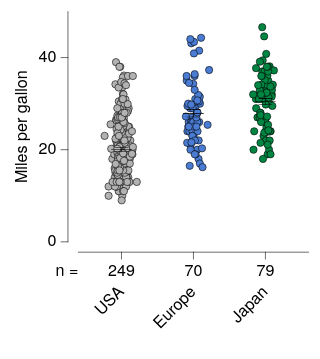

This figure's Vega-Lite source:
### Vega-Lite specification from a JSON file in a GitHub repository (floating-point values rounded to 4 significant figures; data arrays with more than 128 entries replaced by an {"elided": "..."} marker saying what was removed)
{"background": null, "config": {"arc": {"fill": "#DBDBDB", "fillOpacity": 1.0, "innerRadius": 25.0, "padAngle": 0.03, "stroke": "black", "strokeOpacity": 1, "strokeWidth": 0.25}, "area": {"fill": "#DBDBDB", "fillOpacity": 1.0, "stroke": "black", "strokeOpacity": 1, "strokeWidth": 0.25}, "axis": {"domain": true, "domainCap": "round", "domainColor": "black", "domainWidth": 0.25, "grid": false, "gridCap": "round", "gridColor": "#F1F1F1", "gridDash": [0, 0], "gridOpacity": 1.0, "gridWidth": 0.25, "labelColor": "black", "labelFont": "Helvetica Neue, HelveticaNeue, Helvetica, Arial, sans-serif", "labelFontSize": 7, "labelFontStyle": "normal", "labelFontWeight": 400, "offset": 4.5, "ticks": true, "tickCap": "round", "tickColor": "black", "tickRound": false, "tickSize": 3, "tickWidth": 0.25, "titleColor": "black", "titleFont": "Helvetica Neue, HelveticaNeue, Helvetica, Arial, sans-serif", "titleFontSize": 7, "titleFontStyle": "normal", "titleFontWeight": 400}, "axisX": {"domain": true, "labelAlign": "center", "labelAngle": 0, "labels": true, "ticks": true, "translate": 0}, "axisY": {"domain": true, "labelAlign": "right", "labelAngle": 0, "labels": true, "ticks": true, "translate": 0}, "axisRight": {"domain": true, "labelAlign": "left", "labelAngle": 0, "labels": true, "ticks": true, "translate": 0}, "axisTop": {"domain": true, "labelAlign": "center", "labelAngle": 0, "labels": true, "ticks": true, "translate": 0}, "axisBand": {"tickOffset": 0}, "bar": {"fill": "#DBDBDB", "fillOpacity": 1.0, "stroke": "black", "strokeOpacity": 1, "strokeWidth": 0.25}, "boxplot": {"size": 9.0, "ticks": {"cornerRadius": 0.25, "fill": "black", "opacity": 1, "size": 4.5, "thickness": 0.25}, "box": {"fillOpacity": 1.0, "stroke": "black", "strokeOpacity": 1, "strokeWidth": 0.25}, "median": {"cornerRadius": 0, "fill": "black", "fillOpacity": 1.0, "opacity": 1, "size": 9.0, "thickness": 0.25}, "rule": {"fill": "black", "fillOpacity": 1.0, "size": 10.0, "stroke": "black", "strokeDash": [0, 0], "strokeOpacity": 1, "strokeWidth": 0.25}, "outliers": {"color": "black", "fill": "black", "fillOpacity": 1.0, "size": 0, "stroke": "black", "strokeOpacity": 1, "strokeWidth": 0.25}}, "circle": {"fill": "black", "fillOpacity": 1.0, "size": 1.25, "stroke": null, "strokeOpacity": 1, "strokeWidth": 0.25}, "errorband": {"band": {"fillOpacity": 0.6, "stroke": null, "strokeWidth": 0.25, "strokeOpacity": 1}, "borders": {"opacity": 0, "strokeOpacity": 0.25, "strokeWidth": 1}}, "errorbar": {"opacity": 1, "rule": {"strokeDash": [0, 0], "strokeWidth": 0.25}, "ticks": {"color": "black", "cornerRadius": 0.125, "opacity": 1, "size": 6.0, "thickness": 0.25}, "thickness": 0.25}, "font": "Helvetica Neue, HelveticaNeue, Helvetica, Arial, sans-serif", "geoshape": {"fill": "#DBDBDB", "fillOpacity": 1.0, "stroke": "black", "strokeOpacity": 1, "strokeWidth": 0.25}, "header": {"labelColor": "black", "labelFont": "Helvetica Neue, HelveticaNeue, Helvetica, Arial, sans-serif", "labelFontSize": 7, "labelFontStyle": "normal", "labelFontWeight": 400, "titleColor": "black", "titleFont": "Helvetica Neue, HelveticaNeue, Helvetica, Arial, sans-serif", "titleFontSize": 7, "titleFontStyle": "normal", "titleFontWeight": 400, "titlePadding": 0}, "legend": {"disable": false, "offset": 4.5, "titlePadding": 4, "labelOffset": 2, "gradientLabelOffset": 2, "gradientLength": 50.0, "gradientThickness": 5.0, "gradientOpacity": 1.0, "gradientStrokeColor": "black", "gradientStrokeWidth": 0.25, "labelColor": "black", "labelFont": "Helvetica Neue, HelveticaNeue, Helvetica, Arial, sans-serif", "labelFontSize": 7, "labelFontStyle": "normal", "labelFontWeight": 400, "strokeColor": "black", "strokeWidth": 0, "symbolSize": 42, "symbolStrokeColor": "black", "symbolStrokeWidth": 0.25, "titleColor": "black", "titleFont": "Helvetica Neue, HelveticaNeue, Helvetica, Arial, sans-serif", "titleFontSize": 7, "titleFontStyle": "normal", "titleFontWeight": 400}, "line": {"color": "black", "stroke": "black", "strokeCap": "butt", "strokeDash": [0, 0], "strokeOpacity": 1, "strokeWidth": 0.5}, "point": {"filled": true, "fill": "#DBDBDB", "fillOpacity": 1.0, "size": 5.0, "stroke": "black", "strokeOpacity": 1, "strokeWidth": 0.25}, "range": {"category": ["#B2B2B2", "#4A7CD3", "#008542", "#664CAF", "#509F98", "#636363", "#284F93", "#005226", "#382864", "#285753"], "diverging": {"scheme": ["#443E60", "#5F597E", "#7C759B", "#9994B6", "#B7B4CC", "#D6D5DC", "#F6F6F6", "#D1DAD9", "#A4C2BF", "#7AA9A4", "#578E89", "#37736E", "#1B5954"]}, "heatmap": {"scheme": ["#440154", "#472270", "#433E82", "#38598C", "#2C728E", "#238A8D", "#24A086", "#39B578", "#5DC862", "#96D646", "#CAE02D", "#FDE724"]}, "ordinal": {"scheme": ["#F1F1F1", "#DBDBDB", "#C6C6C6", "#B2B2B2", "#9D9D9D", "#898989", "#767676", "#636363", "#515151", "#404040", "#2F2F2F", "#1F1F1F"]}, "ramp": {"scheme": ["#440154", "#472270", "#433E82", "#38598C", "#2C728E", "#238A8D", "#24A086", "#39B578", "#5DC862", "#96D646", "#CAE02D", "#FDE724"]}}, "rule": {"color": "black", "stroke": "black", "strokeCap": "round", "strokeDash": [2, 2], "strokeOpacity": 1, "strokeWidth": 0.25}, "scale": {"barBandPaddingInner": 0.1, "rectBandPaddingInner": 0, "tickBandPaddingInner": 0.1, "bandPaddingOuter": 0.1, "bandWithNestedOffsetPaddingInner": 0.2, "bandWithNestedOffsetPaddingOuter": 0.2, "offsetBandPaddingInner": 0, "offsetBandPaddingOuter": 0, "round": false}, "rect": {"fill": "#DBDBDB", "fillOpacity": 1.0, "stroke": "black", "strokeOpacity": 1, "strokeWidth": 0.25}, "square": {"fill": "#DBDBDB", "fillOpacity": 1.0, "size": 10.0, "stroke": "black", "strokeOpacity": 1, "strokeWidth": 0.25}, "text": {"color": "black", "font": "Helvetica Neue, HelveticaNeue, Helvetica, Arial, sans-serif", "fontSize": 7, "fontStyle": "normal", "fontWeight": 400}, "tick": {"color": "black", "cornerRadius": 0.125, "opacity": 1.0, "size": 9.0, "thickness": 0.25}, "title": {"anchor": "middle", "frame": "group", "color": "black", "font": "Helvetica Neue, HelveticaNeue, Helvetica, Arial, sans-serif", "fontSize": 7, "fontStyle": "normal", "fontWeight": 400, "subtitleColor": "black", "subtitleFont": "Helvetica Neue, HelveticaNeue, Helvetica, Arial, sans-serif", "subtitleFontSize": "Helvetica Neue, HelveticaNeue, Helvetica, Arial, sans-serif", "subtitleFontStyle": "normal", "subtitleFontWeight": 400}, "trail": {"color": "black", "opacity": 1, "size": 0.5}, "view": {"continuousWidth": 100, "continuousHeight": 100, "discreteWidth": 100, "discreteHeight": 100, "fill": null, "stroke": null, "strokeWidth": 0.25}}, "vconcat": [{"layer": [{"data": {"name": "data-5a85ede2053d4aec77293cfb476ae07b"}, "mark": {"type": "circle", "opacity": 1.0, "size": 10.0, "stroke": "black", "strokeOpacity": 1, "strokeWidth": 0.25}, "encoding": {"color": {"field": "Origin", "legend": null, "scale": {"domain": ["USA", "Europe", "Japan"]}, "sort": ["USA", "Europe", "Japan"], "title": null, "type": "nominal"}, "x": {"axis": {"labels": false, "title": null}, "field": "Origin", "scale": {"domain": ["USA", "Europe", "Japan"]}, "sort": ["USA", "Europe", "Japan"], "title": "Origin", "type": "nominal"}, "xOffset": {"field": "jitter_x", "scale": {"domain": [-7.33, 7.33], "range": [5.17, 19.83]}, "type": "quantitative"}, "y": {"field": "Miles_per_Gallon", "title": "Miles per gallon", "type": "quantitative"}}}, {"data": {"name": "data-64e7897fd8423deef5c97d660b6d3367"}, "mark": {"type": "errorbar"}, "encoding": {"x": {"axis": {"labels": false, "title": null}, "field": "Origin", "scale": {"domain": ["USA", "Europe", "Japan"]}, "sort": ["USA", "Europe", "Japan"], "title": "Origin", "type": "nominal"}, "y": {"field": "__mean", "title": "Miles per gallon", "type": "quantitative"}, "yError": {"field": "__error"}}}, {"data": {"name": "data-64e7897fd8423deef5c97d660b6d3367"}, "mark": {"type": "tick"}, "encoding": {"x": {"axis": {"labels": false, "title": null}, "field": "Origin", "scale": {"domain": ["USA", "Europe", "Japan"]}, "sort": ["USA", "Europe", "Japan"], "title": "Origin", "type": "nominal"}, "y": {"field": "__mean", "title": "Miles per gallon", "type": "quantitative"}}}]}, {"layer": [{"data": {"name": "data-0e7b249a640faf8a966f8d4619c70501"}, "mark": {"type": "text", "align": "right", "baseline": "middle", "fontSize": 7}, "encoding": {"text": {"field": "__label", "type": "nominal"}, "x": {"value": 0}, "y": {"axis": null, "field": "__y", "scale": {"domain": [0, 10.0], "nice": false, "range": [0, 10.0], "zero": false}, "type": "quantitative"}}}, {"data": {"name": "data-75df9c2aaa11273f6e7a94af54e1a647"}, "mark": {"type": "text", "align": "center", "baseline": "middle", "fontSize": 7}, "encoding": {"angle": {"field": "__angle", "scale": null, "type": "quantitative"}, "text": {"field": "__value", "type": "nominal"}, "x": {"axis": {"domain": false, "grid": false, "labels": false, "ticks": false, "title": null}, "field": "__category", "scale": {"domain": ["USA", "Europe", "Japan"]}, "sort": ["USA", "Europe", "Japan"], "type": "nominal"}, "y": {"axis": null, "field": "__y", "scale": {"domain": [0, 10.0], "nice": false, "range": [0, 10.0], "zero": false}, "type": "quantitative"}}}, {"data": {"name": "data-bc9f3d6464c20a9e6af43ca6b3673666"}, "mark": {"type": "text", "align": "right", "angle": 315, "baseline": "middle", "fontSize": 7}, "encoding": {"text": {"field": "__display", "type": "nominal"}, "x": {"axis": {"domain": false, "grid": false, "labels": false, "ticks": false, "title": null}, "field": "__category", "scale": {"domain": ["USA", "Europe", "Japan"]}, "sort": ["USA", "Europe", "Japan"], "type": "nominal"}, "y": {"value": 12.71}}}], "height": 33.0, "view": {"fill": null, "stroke": null}, "width": 100}], "resolve": {"scale": {"x": "shared"}}, "spacing": 0, "$schema": "https://vega.github.io/schema/vega-lite/v6.4.1.json", "datasets": {"data-5a85ede2053d4aec77293cfb476ae07b": {"elided": "398 records"}, "data-64e7897fd8423deef5c97d660b6d3367": [{"Origin": "USA", "__mean": 20.08, "__error": 0.4058, "__dysonsphere__": 1}, {"Origin": "Japan", "__mean": 30.45, "__error": 0.6852, "__dysonsphere__": 1}, {"Origin": "Europe", "__mean": 27.89, "__error": 0.8037, "__dysonsphere__": 1}], "data-0e7b249a640faf8a966f8d4619c70501": [{"__label": "n =", "__y": 5.0, "__dysonsphere__": 1}], "data-75df9c2aaa11273f6e7a94af54e1a647": [{"__label": "n =", "__category": "USA", "__value": "249", "__y": 5.0, "__angle": 0.0, "__dysonsphere__": 1}, {"__label": "n =", "__category": "Europe", "__value": "70", "__y": 5.0, "__angle": 0.0, "__dysonsphere__": 1}, {"__label": "n =", "__category": "Japan", "__value": "79", "__y": 5.0, "__angle": 0.0, "__dysonsphere__": 1}], "data-bc9f3d6464c20a9e6af43ca6b3673666": [{"__category": "USA", "__display": "USA", "__dysonsphere__": 1}, {"__category": "Europe", "__display": "Europe", "__dysonsphere__": 1}, {"__category": "Japan", "__display": "Japan", "__dysonsphere__": 1}]}}
